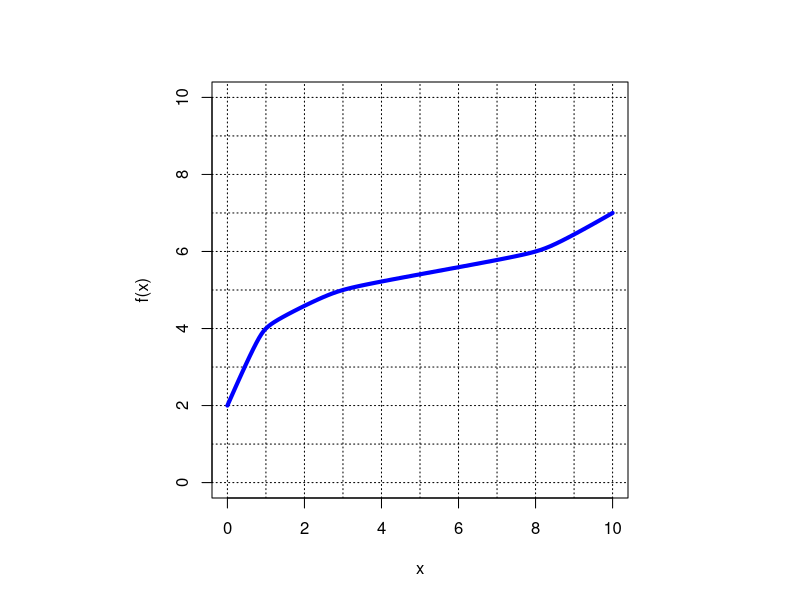
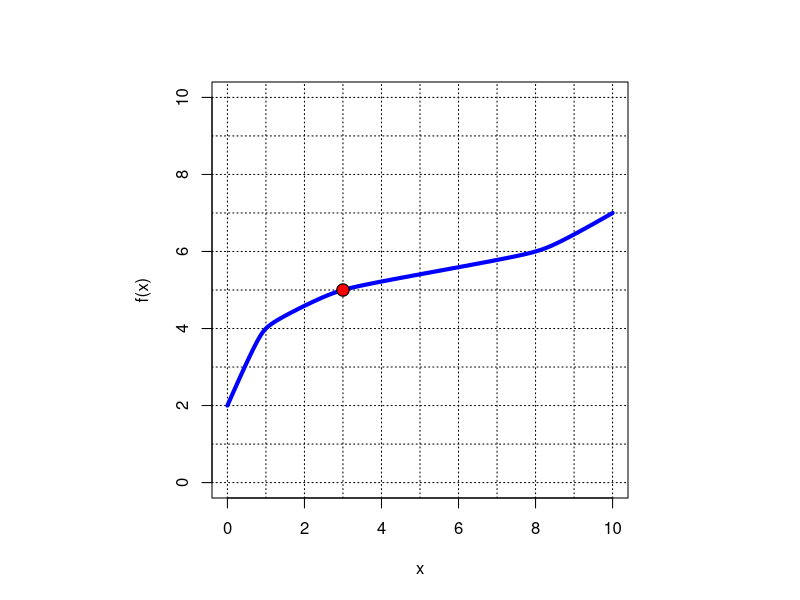

Generate these figures, in order, with R:
## ---- chunk 1
while(T){
  rands = sample(1:9,8)
  xbase = rands[1:3]
  x = sort(c(0,rands[1:3],10))
  isdown=sample(c(T,F),1)
  y = sort(rands[4:8],decreasing = isdown)
  x1 = sample(xbase,1)
  y1 = y[x==x1]
  if(length(unique(diff(y)/diff(x)))>2){break}
}
## ---- chunk 2
par(pty="s")
plot(x,y,type="n",xlim=c(0,10),ylim=c(0,10),xlab="x",ylab="f(x)",asp=1,pch=20,cex=2)
for(i in 0:10){
  abline(h=i,lty=3)
  abline(v=i,lty=3)
}
xspline(x,y,shape=c(0,rep(-0.3,length(x)-2),0),border="blue",lwd=4)
## ---- chunk 3
par(pty="s")
plot(x,y,type="n",xlim=c(0,10),ylim=c(0,10),xlab="x",ylab="f(x)",asp=1,pch=20,cex=2)
for(i in 0:10){
  abline(h=i,lty=3)
  abline(v=i,lty=3)
}
dify=0
xspline(x,y,shape=c(0,rep(-0.3,length(x)-2),0),border="blue",lwd=4)
points(x1,y1,pch=20,cex=2.5,col="black")
points(x1,y1,pch=20,cex=2,col="red")
